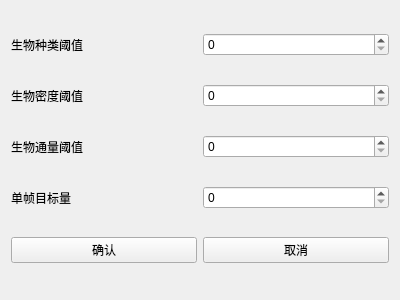
<?xml version="1.0" encoding="UTF-8"?>
<ui version="4.0">
 <class>WarningInfoConfigDialog</class>
 <widget class="QWidget" name="WarningInfoConfigDialog">
  <property name="geometry">
   <rect>
    <x>0</x>
    <y>0</y>
    <width>400</width>
    <height>300</height>
   </rect>
  </property>
  <property name="windowTitle">
   <string>预警阈值设置</string>
  </property>
  <layout class="QGridLayout" name="gridLayout">
   <item row="2" column="0">
    <widget class="QLabel" name="label_3">
     <property name="text">
      <string>生物通量阈值</string>
     </property>
    </widget>
   </item>
   <item row="3" column="1">
    <widget class="QSpinBox" name="spinBox_4"/>
   </item>
   <item row="4" column="1">
    <widget class="QPushButton" name="pushButton_2">
     <property name="text">
      <string>取消</string>
     </property>
    </widget>
   </item>
   <item row="1" column="1">
    <widget class="QSpinBox" name="spinBox_2"/>
   </item>
   <item row="3" column="0">
    <widget class="QLabel" name="label_4">
     <property name="text">
      <string>单帧目标量</string>
     </property>
    </widget>
   </item>
   <item row="4" column="0">
    <widget class="QPushButton" name="pushButton">
     <property name="text">
      <string>确认</string>
     </property>
    </widget>
   </item>
   <item row="2" column="1">
    <widget class="QSpinBox" name="spinBox_3"/>
   </item>
   <item row="1" column="0">
    <widget class="QLabel" name="label_2">
     <property name="text">
      <string>生物密度阈值</string>
     </property>
    </widget>
   </item>
   <item row="0" column="0">
    <widget class="QLabel" name="label">
     <property name="text">
      <string>生物种类阈值</string>
     </property>
    </widget>
   </item>
   <item row="0" column="1">
    <widget class="QSpinBox" name="spinBox"/>
   </item>
  </layout>
 </widget>
 <resources/>
 <connections/>
</ui>
